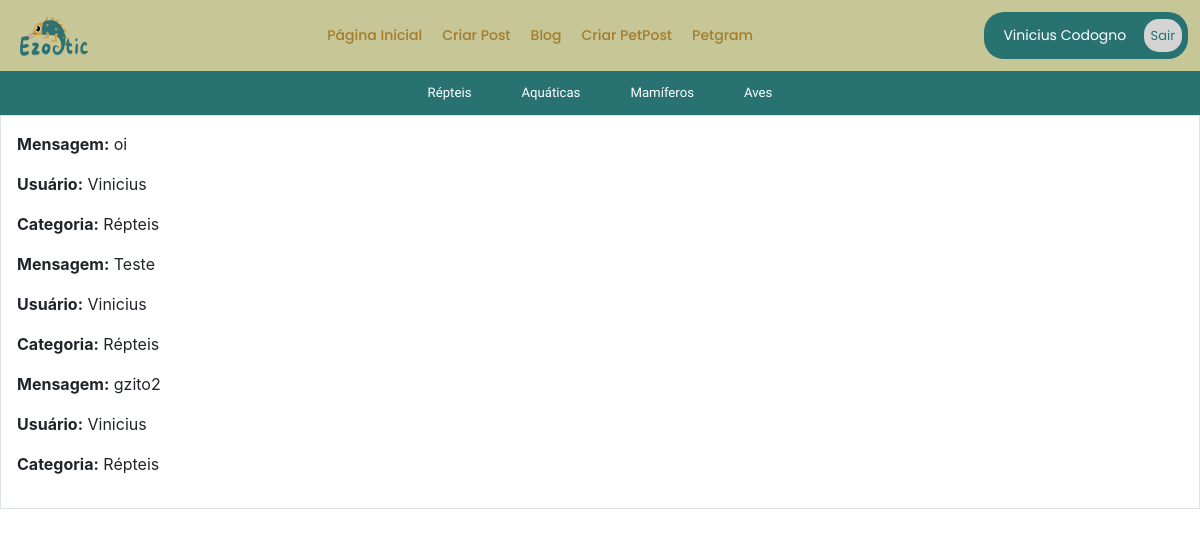
Page /repteis/ (signed in) on the earlier database version.
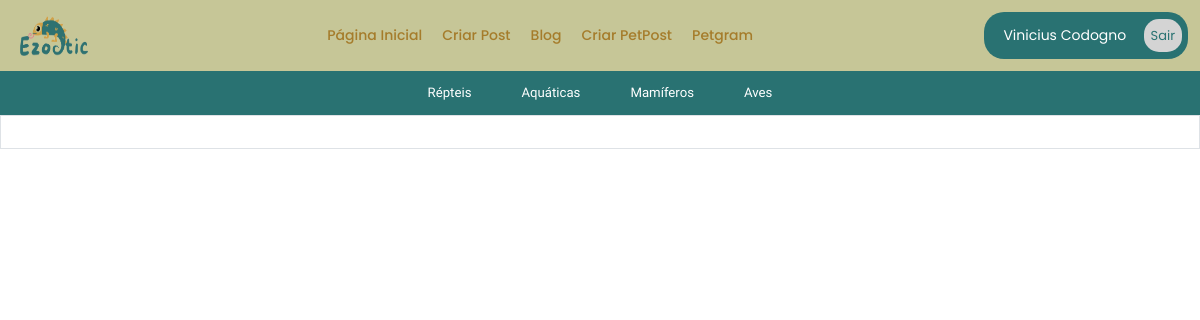
Same page on the later database version.
### app/models.py (models this page shows, shortened)
class Post(db.Model):
    id = db.Column(db.Integer, primary_key=True)
    mensagem = db.Column(db.String, nullable=True)
    user_id = db.Column(db.Integer, db.ForeignKey('user.id'), nullable=True)
    imagem = db.Column(db.String, nullable=True)
    categoria = db.Column(db.String(50), nullable=True)
    data_criacao = db.Column(db.DateTime, default=datetime.utcnow)

class User(db.Model, UserMixin):
    id = db.Column(db.Integer, primary_key=True)
    nome = db.Column(db.String, nullable=True)
    sobrenome = db.Column(db.String, nullable=True)
    email = db.Column(db.String, nullable=True)
    senha = db.Column(db.String, nullable=True)
    posts = db.relationship('Post', backref='user', lazy=True)
    petgrams = db.relationship('Petgram', backref='user', lazy=True)
    comentarios_petgram = db.relationship('ComentarioPetgram', backref='user', lazy=True)

### app/views.py (the view)
@app.route('/repteis/')
def repteis():
    posts = Post.query.filter_by(categoria='Répteis').all()
    return render_template('blog/blog_repteis.html', posts=posts)

### app/models.py (called while the page is built)
@login_manager.user_loader
def load_user(user_id):
    return User.query.get(user_id)

### app/templates/blog/blog_repteis.html (shortened to what this page needs)
{% extends 'base.html' %}
{% block content %}
    {% include 'nave/nave.html' %}
    {% include 'nave/nave_blog.html' %}
    <div>
        <div class="d-flex flex-column border p-3 mb-2 rounded-3">
            {% for post in posts %}
            <p><strong>Mensagem:</strong> {{ post.mensagem }}</p>
            <p><strong>Usuário:</strong> {{ post.user.nome }}</p>
            <p><strong>Categoria:</strong> {{ post.categoria }}</p>
            {% endfor %}
        </div>
    </div>
{% endblock %}

Differences in the rows shown:
removed Post: mensagem "oi", user.nome "Vinicius", categoria "Répteis"
removed Post: mensagem "Teste", user.nome "Vinicius", categoria "Répteis"
removed Post: mensagem "gzito2", user.nome "Vinicius", categoria "Répteis"
